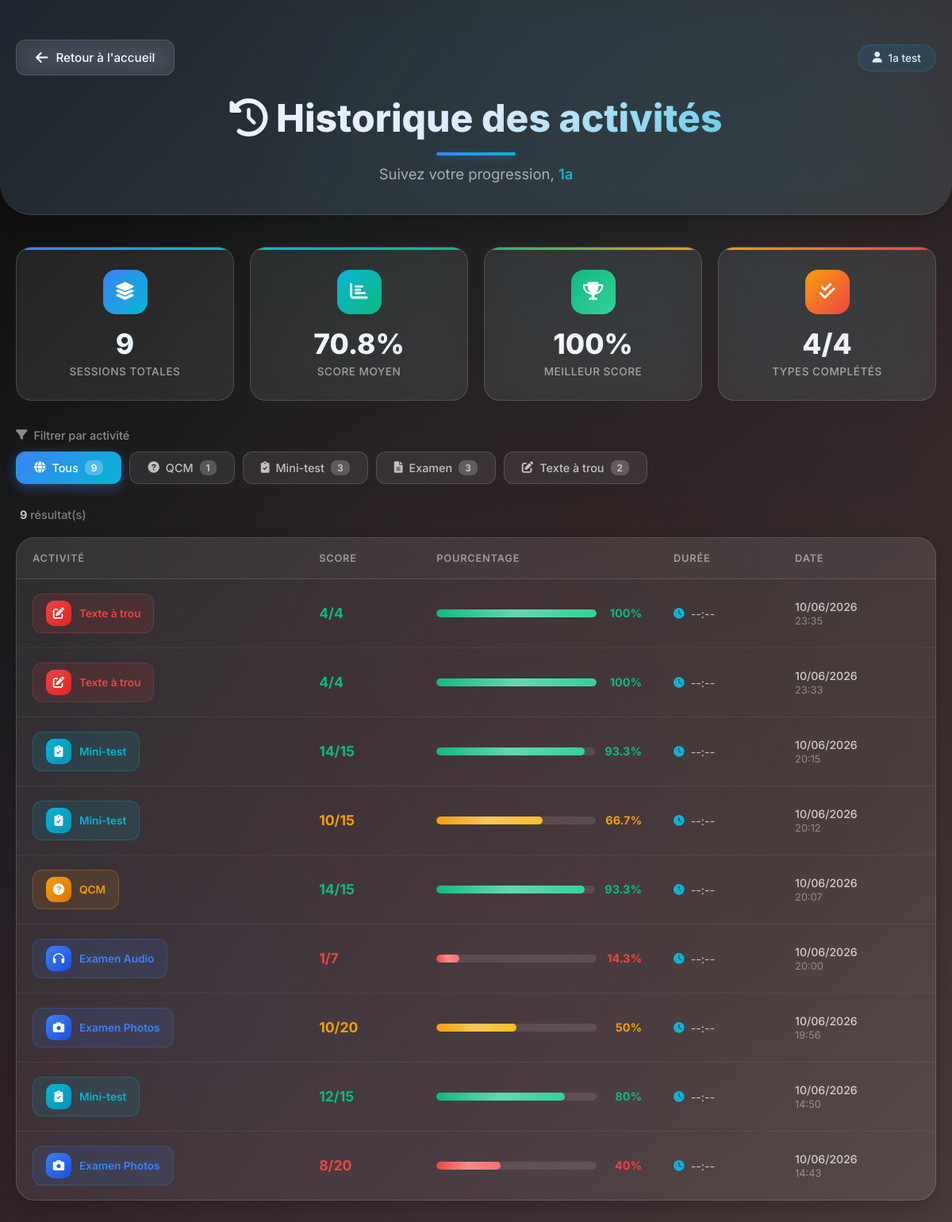
The app's page /historique.php (signed in) with its own data.
### tables this page shows
CREATE TABLE `sessions_activite` (
  `id` int(10) UNSIGNED NOT NULL AUTO_INCREMENT,
  `utilisateur_id` int(10) UNSIGNED NOT NULL,
  `type_activite` enum('qcm','mini_test','examen','examen_audio','examen_photos','texte_trou','prononciation') NOT NULL COMMENT 'Module concerné',
  `score` smallint(5) UNSIGNED NOT NULL DEFAULT 0 COMMENT 'Nombre de bonnes réponses (ou score %)',
  `total_questions` smallint(5) UNSIGNED NOT NULL DEFAULT 0 COMMENT 'Total de questions (ou 100 pour les scores %)',
  `duree_secondes` smallint(5) UNSIGNED DEFAULT NULL COMMENT 'Durée de la session (s)',
  `commence_le` timestamp NOT NULL DEFAULT current_timestamp(),
  `termine_le` timestamp NULL DEFAULT NULL,
  PRIMARY KEY (`id`),
  KEY `idx_session_utilisateur` (`utilisateur_id`)
);

### historique.php (the view, shortened to what this page needs)
<?php
$host     = getenv('DB_HOST') ?: 'localhost';
$port     = getenv('DB_PORT') ?: '3306';
$username = getenv('DB_USER') ?: 'root';
$password = getenv('DB_PASS') ?: '';
$dbname   = getenv('DB_NAME') ?: 'defaultdb';
try {
    $pdo = new PDO("mysql:host=$host;port=$port;dbname=$dbname;charset=utf8mb4", $username, $password);
    $pdo->setAttribute(PDO::ATTR_ERRMODE, PDO::ERRMODE_EXCEPTION);
    $pdo->setAttribute(PDO::ATTR_DEFAULT_FETCH_MODE, PDO::FETCH_ASSOC);
} catch (PDOException $e) {
    error_log("Erreur DB historique: " . $e->getMessage());
    die("Erreur de connexion à la base de données");
}
$user_id = (int) $_SESSION['user_id'];
$prenom = htmlspecialchars($_SESSION['user_prenom'] ?? 'Utilisateur');
$nom = htmlspecialchars($_SESSION['user_nom'] ?? '');
$stmt_stats = $pdo->prepare("
    SELECT
        COUNT(*) as total_sessions,
        COALESCE(AVG(CASE WHEN total_questions > 0 THEN (score / total_questions) * 100 ELSE 0 END), 0) as score_moyen,
        COALESCE(MAX(CASE WHEN total_questions > 0 THEN (score / total_questions) * 100 ELSE 0 END), 0) as meilleur_score,
        COUNT(DISTINCT CASE WHEN type_activite IN ('examen', 'examen_audio', 'examen_photos') THEN 'examen' ELSE type_activite END) as types_completes
    FROM sessions_activite
    WHERE utilisateur_id = :user_id
");
$stmt_stats->bindParam(':user_id', $user_id, PDO::PARAM_INT);
$stmt_stats->execute();
$stats = $stmt_stats->fetch();
$stmt_hist = $pdo->prepare("
    SELECT
        id, type_activite, score, total_questions, duree_secondes,
        commence_le, termine_le
    FROM sessions_activite
    WHERE utilisateur_id = :user_id
    ORDER BY commence_le DESC
");
$stmt_hist->bindParam(':user_id', $user_id, PDO::PARAM_INT);
$stmt_hist->execute();
$historique = $stmt_hist->fetchAll();
$counts = ['qcm' => 0, 'mini_test' => 0, 'examen' => 0, 'texte_trou' => 0];
foreach ($historique as $s) {
    $t = $s['type_activite'];
    if ($t === 'examen_audio' || $t === 'examen_photos') {
        $counts['examen']++;
    } elseif (isset($counts[$t])) {
        $counts[$t]++;
    }
}
$type_labels = [
    'qcm' => ['label' => 'QCM', 'icon' => 'fas fa-question-circle', 'badge' => 'badge-qcm'],
    'mini_test' => ['label' => 'Mini-test', 'icon' => 'fas fa-clipboard-check', 'badge' => 'badge-mini-test'],
    'examen' => ['label' => 'Examen', 'icon' => 'fas fa-file-alt', 'badge' => 'badge-examen'],
    'examen_audio' => ['label' => 'Examen Audio', 'icon' => 'fas fa-headphones', 'badge' => 'badge-examen'],
    'examen_photos' => ['label' => 'Examen Photos', 'icon' => 'fas fa-camera', 'badge' => 'badge-examen'],
    'texte_trou' => ['label' => 'Texte à trou', 'icon' => 'fas fa-edit', 'badge' => 'badge-texte-trou']
];
?>
<!DOCTYPE html>
<html lang="fr">
<head>
  <link rel="stylesheet" href="animations.css">
  <link rel="stylesheet" href="historiqueStyle.css">
  <link href="https://cdnjs.cloudflare.com/ajax/libs/font-awesome/6.0.0/css/all.min.css" rel="stylesheet">
</head>
<body>
  <header class="hist-header">
    <div class="header-nav">
      <a href="interface_principale.php" class="btn-back">
        <i class="fas fa-arrow-left"></i>
        <span>Retour à l'accueil</span>
      </a>
      <div class="header-badge">
        <i class="fas fa-user"></i>
        <?= $prenom . ' ' . $nom ?>
      </div>
    </div>
    <h1 class="hist-title"><i class="fas fa-history"></i> Historique des activités</h1>
    <p class="hist-subtitle">Suivez votre progression, <strong><?= $prenom ?></strong></p>
  </header>
  <div class="main-container">
    <div class="stats-grid">
      <div class="stat-card stat-total" style="animation-delay: 0.1s;">
        <div class="stat-icon">
          <i class="fas fa-layer-group"></i>
        </div>
        <div class="stat-value"><?= (int)$stats['total_sessions'] ?></div>
        <div class="stat-label">Sessions totales</div>
      </div>
      <div class="stat-card stat-avg" style="animation-delay: 0.2s;">
        <div class="stat-icon">
          <i class="fas fa-chart-bar"></i>
        </div>
        <div class="stat-value"><?= round($stats['score_moyen'], 1) ?>%</div>
        <div class="stat-label">Score moyen</div>
      </div>
      <div class="stat-card stat-best" style="animation-delay: 0.3s;">
        <div class="stat-icon">
          <i class="fas fa-trophy"></i>
        </div>
        <div class="stat-value"><?= round($stats['meilleur_score'], 1) ?>%</div>
        <div class="stat-label">Meilleur score</div>
      </div>
      <div class="stat-card stat-types" style="animation-delay: 0.4s;">
        <div class="stat-icon">
          <i class="fas fa-check-double"></i>
        </div>
        <div class="stat-value"><?= (int)$stats['types_completes'] ?>/4</div>
        <div class="stat-label">Types complétés</div>
      </div>
    </div>
    <div class="filter-section">
      <div class="filter-label"><i class="fas fa-filter"></i> Filtrer par activité</div>
      <div class="filter-buttons">
        <button class="filter-btn active" data-filter="all" onclick="filterHistory('all', this)">
          <i class="fas fa-globe"></i> Tous <span class="count-badge"><?= count($historique) ?></span>
        </button>
        <button class="filter-btn" data-filter="qcm" onclick="filterHistory('qcm', this)">
          <i class="fas fa-question-circle"></i> QCM <span class="count-badge"><?= $counts['qcm'] ?></span>
        </button>
        <button class="filter-btn" data-filter="mini_test" onclick="filterHistory('mini_test', this)">
          <i class="fas fa-clipboard-check"></i> Mini-test <span class="count-badge"><?= $counts['mini_test'] ?></span>
        </button>
        <button class="filter-btn" data-filter="examen" onclick="filterHistory('examen', this)">
          <i class="fas fa-file-alt"></i> Examen <span class="count-badge"><?= $counts['examen'] ?></span>
        </button>
        <button class="filter-btn" data-filter="texte_trou" onclick="filterHistory('texte_trou', this)">
          <i class="fas fa-edit"></i> Texte à trou <span class="count-badge"><?= $counts['texte_trou'] ?></span>
        </button>
      </div>
    </div>
    <div class="history-section">
      <?php if (empty($historique)): ?>
        <div class="history-table-wrapper">
          <div class="empty-state">
            <div class="empty-state-icon">
              <i class="fas fa-inbox"></i>
            </div>
            <h3>Aucune activité pour le moment</h3>
            <p>Commencez un QCM, un mini-test ou un examen pour voir votre historique ici !</p>
            <a href="interface_principale.php" class="btn-start">
              <i class="fas fa-play"></i> Commencer maintenant
            </a>
          </div>
        </div>
      <?php else: ?>
        <div class="results-info">
          <span class="results-count"><strong id="visibleCount"><?= count($historique) ?></strong> résultat(s)</span>
        </div>
        <div class="history-table-wrapper">
          <table class="history-table">
            <thead>
              <tr>
                <th>Activité</th>
                <th>Score</th>
                <th>Pourcentage</th>
                <th>Durée</th>
                <th>Date</th>
              </tr>
            </thead>
            <tbody>
              <?php foreach ($historique as $index => $session):
                $type = $session['type_activite'];
                $typeInfo = $type_labels[$type] ?? ['label' => $type, 'icon' => 'fas fa-circle', 'badge' => 'badge-examen'];
                $total = (int)$session['total_questions'];
                $scoreVal = (int)$session['score'];
                $pourcentage = $total > 0 ? round(($scoreVal / $total) * 100, 1) : 0;
                $duree = $session['duree_secondes'] ? gmdate("i:s", (int)$session['duree_secondes']) : '--:--';
                $dateObj = strtotime($session['commence_le']);
                $dateMain = date('d/m/Y', $dateObj);
                $dateTime = date('H:i', $dateObj);
                if ($pourcentage >= 75) {
                  $scoreClass = 'good';
                } elseif ($pourcentage >= 50) {
                  $scoreClass = 'mid';
                } else {
                  $scoreClass = 'bad';
                }
              ?>
                <tr class="history-row" data-type="<?= $type ?>" style="animation-delay: <?= 0.05 * ($index + 1) ?>s;">
                  <td>
                    <div class="activity-badge <?= $typeInfo['badge'] ?>">
                      <span class="badge-icon"><i class="<?= $typeInfo['icon'] ?>"></i></span>
                      <?= $typeInfo['label'] ?>
                    </div>
                  </td>
                  <td>
                    <div class="score-cell">
                      <span class="score-fraction score-<?= $scoreClass ?>"><?= $scoreVal ?>/<?= $total ?></span>
                    </div>
                  </td>
                  <td class="percentage-cell">
                    <div class="percentage-wrapper">
                      <div class="percentage-bar-track">
                        <div class="percentage-bar-fill fill-<?= $scoreClass ?>" style="width: <?= $pourcentage ?>%;"></div>
                      </div>
                      <span class="percentage-text pct-<?= $scoreClass ?>"><?= $pourcentage ?>%</span>
                    </div>
                  </td>
                  <td>
                    <div class="duration-cell">
                      <i class="fas fa-clock"></i>
                      <span><?= $duree ?></span>
                    </div>
                  </td>
                  <td>
                    <div class="date-cell">
                      <span class="date-main"><?= $dateMain ?></span>
                      <span class="date-time"><?= $dateTime ?></span>
                    </div>
                  </td>
                </tr>
              <?php endforeach; ?>
            </tbody>
          </table>
        </div>
      <?php endif; ?>
    </div>
  </div>
</body>
</html>

### animations.css (style rules this page uses)
body { animation: pageFadeIn 0.55s ease forwards; }
button { position: relative; overflow: hidden; }
button::after { content: ''; position: absolute; inset: 0; background: radial-gradient(circle, rgba(255,255,255,0.25) 0%, transparent 70%); transform: scale(0); opacity: 0; transition: transform 0.4s ease, opacity 0.4s ease; border-radius: inherit; }

### records on screen
sessions_activite: type_activite "Texte à trou", score "4", total_questions "4", pourcentage "100", duree_secondes "--:--", commence_le "10/06/2026", commence_le "23:35"
sessions_activite: type_activite "Texte à trou", score "4", total_questions "4", pourcentage "100", duree_secondes "--:--", commence_le "10/06/2026", commence_le "23:33"
sessions_activite: type_activite "Mini-test", score "14", total_questions "15", pourcentage "93.3", duree_secondes "--:--", commence_le "10/06/2026", commence_le "20:15"
sessions_activite: type_activite "Mini-test", score "10", total_questions "15", pourcentage "66.7", duree_secondes "--:--", commence_le "10/06/2026", commence_le "20:12"
sessions_activite: type_activite "QCM", score "14", total_questions "15", pourcentage "93.3", duree_secondes "--:--", commence_le "10/06/2026", commence_le "20:07"
sessions_activite: type_activite "Examen Audio", score "1", total_questions "7", pourcentage "14.3", duree_secondes "--:--", commence_le "10/06/2026", commence_le "20:00"
sessions_activite: type_activite "Examen Photos", score "10", total_questions "20", pourcentage "50", duree_secondes "--:--", commence_le "10/06/2026", commence_le "19:56"
sessions_activite: type_activite "Mini-test", score "12", total_questions "15", pourcentage "80", duree_secondes "--:--", commence_le "10/06/2026", commence_le "14:50"
sessions_activite: type_activite "Examen Photos", score "8", total_questions "20", pourcentage "40", duree_secondes "--:--", commence_le "10/06/2026", commence_le "14:43"

### other values on screen
$prenom "1a"
$nom "test"
$stats['total_sessions'] "9"
$stats['score_moyen'] "70.8"
$stats['meilleur_score'] "100"
$stats['types_completes'] "4"
count($historique) "9"
$counts['qcm'] "1"
$counts['mini_test'] "3"
$counts['examen'] "3"
$counts['texte_trou'] "2"
